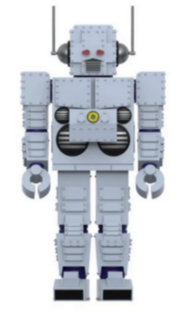
#> input picture scripts/robi_mini.png, 194 x 310 px
$ python Q_learning.py
#> lines starting #> are read from the running program, lines starting #| are printed output that depends on the picture
import numpy as np
import random
import matplotlib.pyplot as plt
import matplotlib.patches as patches
import matplotlib.image as mpimg
from matplotlib.offsetbox import OffsetImage, AnnotationBbox


# Define the environment
class GridEnvironment:
    def __init__(self, size=4, obstacles=None):
#> called with size = 4
        self.size = size  # size x size grid
        self.start = 0
        self.goal = size * size - 1
        self.state = self.start
        if obstacles is None:
            self.obstacles = []
        else:
            self.obstacles = obstacles

    def reset(self):
        self.state = self.start
        return self.state

    def step(self, action):
        """
        Actions:
        0: Up
        1: Down
        2: Left
        3: Right
        """
        row, col = divmod(self.state, self.size)
        original_state = self.state  # Keep track of original state

        if action == 0 and row > 0:
            row -= 1
        elif action == 1 and row < self.size - 1:
            row += 1
        elif action == 2 and col > 0:
            col -= 1
        elif action == 3 and col < self.size - 1:
            col += 1

        next_state = row * self.size + col

        # Check if next_state is an obstacle
        if next_state in self.obstacles:
            next_state = original_state  # Stay in the same state
            reward = -1  # Negative reward for hitting an obstacle
            done = False
        elif next_state == self.goal:
            reward = 1
            done = True
        else:
            reward = 0
            done = False

        self.state = next_state
        return next_state, reward, done


# Q-Learning Agent
class QLearningAgent:
    def __init__(
        self,
        state_size,
        action_size,
        alpha=0.1,
        gamma=0.99,
        epsilon=1.0,
        epsilon_decay=0.995,
        min_epsilon=0.01,
    ):
#> called with state_size = 16, action_size = 4, alpha = 0.1, gamma = 0.99, epsilon = 1, epsilon_decay = 0.995, min_epsilon = 0.01
        self.state_size = state_size
        self.action_size = action_size
        self.Q = np.zeros((state_size, action_size))  # Initialize Q-table
        self.alpha = alpha  # Learning rate
        self.gamma = gamma  # Discount factor
        self.epsilon = epsilon  # Exploration rate
        self.epsilon_decay = epsilon_decay
        self.min_epsilon = min_epsilon

    def choose_action(self, state):
        if random.uniform(0, 1) < self.epsilon:
            # Explore: choose a random action
            return random.randint(0, self.action_size - 1)
        else:
            # Exploit: choose the best action based on current Q-table
            return np.argmax(self.Q[state, :])

    def update_q(self, state, action, reward, next_state, done):
        if done:
            target = reward  # No next state
        else:
            target = reward + self.gamma * np.max(self.Q[next_state, :])
        # Q-learning update rule
        self.Q[state, action] += self.alpha * (target - self.Q[state, action])

    def decay_epsilon(self):
        if self.epsilon > self.min_epsilon:
            self.epsilon *= self.epsilon_decay


# Visualization using matplotlib
class GridVisualizer:
    def __init__(self, env):
        self.env = env
        self.size = env.size
        self.fig, self.ax = plt.subplots(figsize=(6, 6))
        self.ax.set_xlim(0, self.size)
        self.ax.set_ylim(0, self.size)
        self.ax.set_xticks(np.arange(0, self.size + 1, 1))
        self.ax.set_yticks(np.arange(0, self.size + 1, 1))
        self.ax.grid(True)
        self.ax.set_aspect("equal")

        # Draw goal
        goal_row, goal_col = divmod(env.goal, self.size)
        self.goal_patch = patches.Rectangle(
            (goal_col, self.size - goal_row - 1),
            1,
            1,
            linewidth=1,
            edgecolor="g",
            facecolor="green",
            alpha=0.5,
        )
        self.ax.add_patch(self.goal_patch)
        self.ax.text(
            goal_col + 0.5,
            self.size - goal_row - 0.5,
            "G",
            ha="center",
            va="center",
            fontsize=12,
            color="white",
        )

        # Draw obstacles
        self.obstacle_patches = []
        for obs in env.obstacles:
            obs_row, obs_col = divmod(obs, self.size)
            obstacle_patch = patches.Rectangle(
                (obs_col, self.size - obs_row - 1),
                1,
                1,
                linewidth=1,
                edgecolor="r",
                facecolor="red",
                alpha=0.5,
            )
            self.ax.add_patch(obstacle_patch)
            self.obstacle_patches.append(obstacle_patch)

        # Load agent PNG and wrap it for display
        self.agent_img = mpimg.imread("robi_mini.png")  # Ensure this file exists
#> self.agent_img is the input picture: shape (310, 194, 4) float32; mean R, G, B, A 0.812, 0.827, 0.85, 1
        self.agent_imgbox = OffsetImage(self.agent_img, zoom=0.3)  # Scale image down
        # Initialize agent at start position
        start_row, start_col = divmod(env.start, self.size)
        start_x = start_col + 0.5
        start_y = self.size - start_row - 0.5
        self.agent_ab = AnnotationBbox(
            self.agent_imgbox,
            (start_x, start_y),
            frameon=False,
            zorder=5,
        )
        self.ax.add_artist(self.agent_ab)

        # Initialize Q-value text annotations for each state-action pair
        self.q_texts = {}
        for s in range(self.size * self.size):
            row, col = divmod(s, self.size)
            center_x = col + 0.5
            center_y = self.size - row - 0.5
            # Positions for each action relative to the center of the cell
            positions = {
                0: (center_x, center_y + 0.3),  # Up
                1: (center_x, center_y - 0.3),  # Down
                2: (center_x - 0.3, center_y),  # Left
                3: (center_x + 0.3, center_y),  # Right
            }
            for action, pos in positions.items():
                text_obj = self.ax.text(
                    pos[0],
                    pos[1],
                    f"{0.00}",
                    ha="center",
                    va="center",
                    fontsize=8,
                    color="black",
                    zorder=6,
                )
                self.q_texts[(s, action)] = text_obj

        plt.ion()
        plt.show()
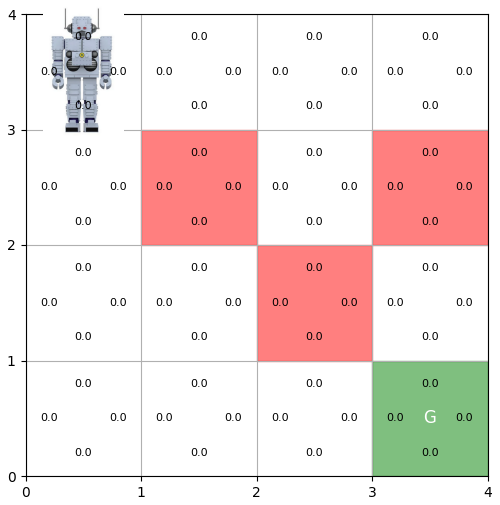
#> figure drawn by matplotlib, 1 panel

    def update_agent_position(self, state):
        row, col = divmod(state, self.size)
        x = col + 0.5
        y = self.size - row - 0.5

        # Remove the old annotation
        self.agent_ab.remove()

        # Create a new annotation at the new (x, y)
        self.agent_ab = AnnotationBbox(
            self.agent_imgbox, (x, y), frameon=False, zorder=5
        )
        self.ax.add_artist(self.agent_ab)

        self.fig.canvas.draw()
        self.fig.canvas.flush_events()
        plt.pause(0.00001)

    def update_q_texts(self, Q):
        # Update the text annotations with new Q-values
        for (s, a), text_obj in self.q_texts.items():
            text_obj.set_text(f"{Q[s, a]:.2f}")
        self.fig.canvas.draw()

    def close(self):
        plt.ioff()
        plt.show()


# Training the agent with visualization
def train_agent(episodes=50):
    # Define obstacle states (for a 6x6 grid example)
    obstacles = [5, 7, 10]
    env = GridEnvironment(size=4, obstacles=obstacles)
    agent = QLearningAgent(state_size=env.size * env.size, action_size=4)
    visualizer = GridVisualizer(env)

    for episode in range(episodes):
        state = env.reset()
        done = False
        steps = 0

        while not done:
            action = agent.choose_action(state)
            next_state, reward, done = env.step(action)
            agent.update_q(state, action, reward, next_state, done)
            state = next_state
            steps += 1

            # Update visualization for agent movement
            visualizer.update_agent_position(state)

            if done:
                print(f"Episode {episode + 1}: reached goal in {steps} steps.")
                break

        # Decay exploration rate and update Q-values display at end of episode
        agent.decay_epsilon()
        visualizer.update_q_texts(agent.Q)

    visualizer.close()
    return agent.Q


# Run the training
if __name__ == "__main__":
#> (the run stopped early here; a loop or call above may not have finished)
